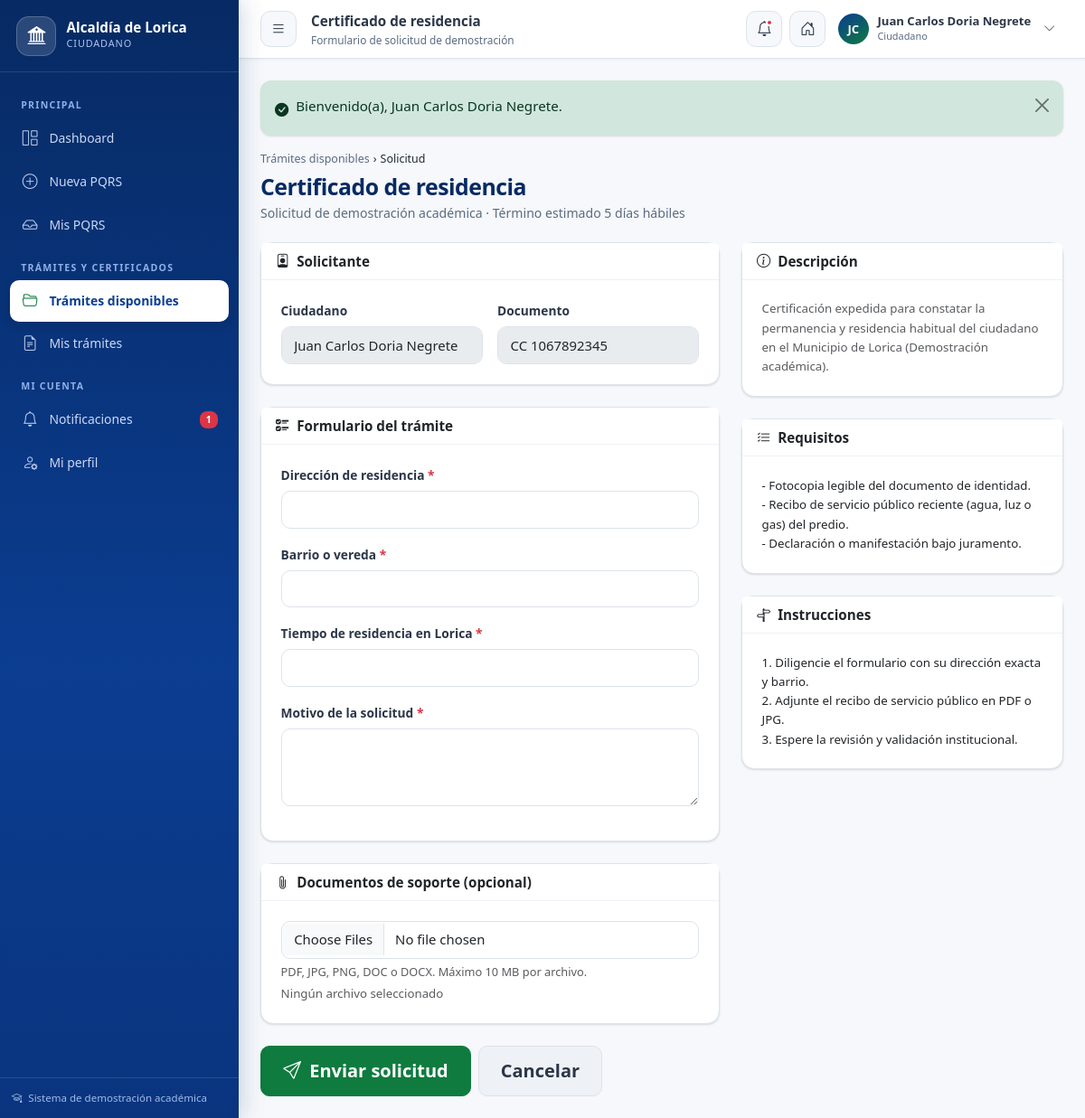
The page /alcaldia-lorica/ciudadano/tramites/solicitar/1 (signed in) on the database its author committed.
### tables this page shows
CREATE TABLE `usuarios` (
    `id` INT AUTO_INCREMENT PRIMARY KEY,
    `rol_id` INT NOT NULL,
    `email` VARCHAR(150) NOT NULL UNIQUE,
    `password` VARCHAR(255) NOT NULL,
    `activo` TINYINT(1) DEFAULT 1,
    `ultimo_acceso` DATETIME NULL,
    `created_at` TIMESTAMP DEFAULT CURRENT_TIMESTAMP,
    `updated_at` TIMESTAMP DEFAULT CURRENT_TIMESTAMP ON UPDATE CURRENT_TIMESTAMP,
    CONSTRAINT `fk_usuarios_rol` FOREIGN KEY (`rol_id`) REFERENCES `roles` (`id`) ON UPDATE CASCADE
);

CREATE TABLE `roles` (
    `id` INT AUTO_INCREMENT PRIMARY KEY,
    `nombre` VARCHAR(50) NOT NULL UNIQUE,
    `descripcion` VARCHAR(255) NULL,
    `created_at` TIMESTAMP DEFAULT CURRENT_TIMESTAMP
);

CREATE TABLE `ciudadanos` (
    `id` INT AUTO_INCREMENT PRIMARY KEY,
    `usuario_id` INT NOT NULL UNIQUE,
    `tipo_documento` ENUM('CC', 'TI', 'CE', 'PASAPORTE', 'NIT') DEFAULT 'CC',
    `numero_documento` VARCHAR(30) NOT NULL UNIQUE,
    `nombres` VARCHAR(100) NOT NULL,
    `apellidos` VARCHAR(100) NOT NULL,
    `telefono` VARCHAR(30) NULL,
    `direccion` VARCHAR(200) NULL,
    `barrio` VARCHAR(100) NULL,
    `created_at` TIMESTAMP DEFAULT CURRENT_TIMESTAMP,
    `updated_at` TIMESTAMP DEFAULT CURRENT_TIMESTAMP ON UPDATE CURRENT_TIMESTAMP,
    CONSTRAINT `fk_ciudadanos_usuario` FOREIGN KEY (`usuario_id`) REFERENCES `usuarios` (`id`) ON DELETE CASCADE
);

CREATE TABLE `tipos_tramites` (
    `id` INT AUTO_INCREMENT PRIMARY KEY,
    `codigo` VARCHAR(30) NOT NULL UNIQUE,
    `nombre` VARCHAR(150) NOT NULL,
    `descripcion` TEXT NOT NULL,
    `requisitos` TEXT NOT NULL,
    `instrucciones` TEXT NOT NULL,
    `detalle_campos` JSON NULL,
    `dias_termino` INT DEFAULT 10,
    `dependencia_id` INT NULL,
    `activo` TINYINT(1) DEFAULT 1,
    `created_at` TIMESTAMP DEFAULT CURRENT_TIMESTAMP,
    CONSTRAINT `fk_tramites_dependencia` FOREIGN KEY (`dependencia_id`) REFERENCES `dependencias` (`id`) ON DELETE SET NULL
);

### app/views/ciudadano/tramite_solicitar.php (the view, shortened to what the rows shown need)
<?php $nombre = trim(($ciudadano['nombres'] ?? '') . ' ' . ($ciudadano['apellidos'] ?? '')); ?>
<div class="page-heading">
    <div class="breadcrumb"><a href="<?= url('ciudadano/tramites') ?>">Trámites disponibles</a> <span class="mx-1">›</span> Solicitud</div>
    <h1><?= e($tipo['nombre']) ?></h1>
    <p>Solicitud de demostración académica · Término estimado <?= (int)$tipo['dias_termino'] ?> días hábiles</p>
</div>
<div class="row g-4">
    <div class="col-lg-7">
        <form action="<?= url('ciudadano/tramites/solicitar/' . (int)$tipo['id']) ?>" method="post" enctype="multipart/form-data" novalidate>
            <div class="card mb-4">
                <div class="card-header"><i class="bi bi-person-badge me-1"></i> Solicitante</div>
                <div class="card-body">
                    <div class="row g-3">
                        <div class="col-sm-6">
                            <label class="form-label">Ciudadano</label>
                            <input type="text" class="form-control" value="<?= e($nombre) ?>" disabled>
                        </div>
                        <div class="col-sm-6">
                            <label class="form-label">Documento</label>
                            <input type="text" class="form-control" value="<?= e(($ciudadano['tipo_documento'] ?? '') . ' ' . ($ciudadano['numero_documento'] ?? '')) ?>" disabled>
                        </div>
                    </div>
                </div>
            </div>
            <div class="card mb-4">
                <div class="card-header"><i class="bi bi-ui-checks me-1"></i> Formulario del trámite</div>
                <div class="card-body">
                    <?php if (empty($campos)): ?>
                        <p class="text-muted small mb-0">Este trámite no requiere datos adicionales.</p>
                    <?php else: foreach ($campos as $campo): ?>
                        <div class="mb-3">
                            <label class="form-label" for="campo_<?= e($campo['name']) ?>">
                                <?= e($campo['label']) ?> <?= !empty($campo['required']) ? '<span class="text-danger">*</span>' : '' ?>
                            </label>
                            <?php if (($campo['type'] ?? 'text') === 'textarea'): ?>
                                <textarea class="form-control" id="campo_<?= e($campo['name']) ?>" name="campos[<?= e($campo['name']) ?>]" rows="3" <?= !empty($campo['required']) ? 'required' : '' ?>><?= old('campos_' . $campo['name']) ?></textarea>
                            <?php else: ?>
                                <input type="<?= in_array($campo['type'] ?? 'text', ['number','date','email'], true) ? e($campo['type']) : 'text' ?>" class="form-control" id="campo_<?= e($campo['name']) ?>" name="campos[<?= e($campo['name']) ?>]" <?= !empty($campo['required']) ? 'required' : '' ?>>
                            <?php endif; ?>
                        </div>
                    <?php endforeach; endif; ?>
                </div>
            </div>
            <div class="card">
                <div class="card-header"><i class="bi bi-paperclip me-1"></i> Documentos de soporte (opcional)</div>
                <div class="card-body">
                    <input type="file" class="form-control" name="adjuntos[]" multiple data-file-label="archivosSeleccionados" accept=".pdf,.jpg,.jpeg,.png,.doc,.docx">
                    <div class="form-text mt-1">PDF, JPG, PNG, DOC o DOCX. Máximo 10 MB por archivo.</div>
                    <div class="small text-muted mt-1" id="archivosSeleccionados">Ningún archivo seleccionado</div>
                </div>
            </div>
            <div class="d-flex gap-2 mt-4">
                <button class="btn btn-success btn-lg" data-confirm="¿Confirma el envío de esta solicitud de trámite?">
                    <i class="bi bi-send me-1"></i> Enviar solicitud
                </button>
                <a href="<?= url('ciudadano/tramites') ?>" class="btn btn-soft btn-lg">Cancelar</a>
            </div>
        </form>
    </div>
    <div class="col-lg-5">
        <div class="card mb-4">
            <div class="card-header"><i class="bi bi-info-circle me-1"></i> Descripción</div>
            <div class="card-body small text-muted"><?= e($tipo['descripcion']) ?></div>
        </div>
        <div class="card mb-4">
            <div class="card-header"><i class="bi bi-list-check me-1"></i> Requisitos</div>
            <div class="card-body small" style="white-space:pre-line;"><?= e($tipo['requisitos']) ?></div>
        </div>
        <div class="card">
            <div class="card-header"><i class="bi bi-signpost-split me-1"></i> Instrucciones</div>
            <div class="card-body small" style="white-space:pre-line;"><?= e($tipo['instrucciones']) ?></div>
        </div>
    </div>
</div>

### app/core/Router.php (shortened to what the rows shown need)
<?php
class Router {
    private array $routes = [];
    private string $basePath = '';
    public function __construct(string $basePath = '') {
        $this->basePath = rtrim($basePath, '/');
    }
    private function addRoute(string $method, string $path, array $handler, array $middleware): void {
        $path = '/' . trim($path, '/');
        $pattern = preg_replace('#\{([a-zA-Z_][a-zA-Z0-9_]*)\}#', '(?P<$1>[^/]+)', $path);
        $this->routes[] = [
            'method'     => $method,
            'path'       => $path,
            'pattern'    => '#^' . $pattern . '$#',
            'handler'    => $handler,
            'middleware' => $middleware,
        ];
    }
    public function dispatch(string $method, string $uri): void {
        $path = $this->extractPath($uri);
        foreach ($this->routes as $route) {
            if ($route['method'] !== $method) {
                continue;
            }
            if (preg_match($route['pattern'], $path, $matches)) {
                $params = array_filter($matches, 'is_string', ARRAY_FILTER_USE_KEY);
                foreach ($route['middleware'] as $mw) {
                    $result = Middleware::run($mw);
                }
                [$controllerClass, $action] = $route['handler'];
                $controller = new $controllerClass();
                call_user_func_array([$controller, $action], array_values($params));
                return;
            }
        }
    }
    private function extractPath(string $uri): string {
        $uri = parse_url($uri, PHP_URL_PATH) ?? '/';
        if ($this->basePath !== '' && str_starts_with($uri, $this->basePath)) {
            $uri = substr($uri, strlen($this->basePath));
        }
        $uri = '/' . trim($uri, '/');
        return $uri === '/' ? '/' : rtrim($uri, '/');
    }
}

### app/views/layouts/panel.php (shortened to what the rows shown need)
<?php
$app = config();
$user = Auth::user();
$rol = Auth::role();
$activeMenu = $activeMenu ?? '';
$nombreCompleto = Auth::name();
$iniciales = '';
$partes = preg_split('/\s+/', trim($nombreCompleto));
foreach (array_slice($partes, 0, 2) as $p) {
    if ($p !== '') $iniciales .= mb_strtoupper(mb_substr($p, 0, 1));
}
$iniciales = $iniciales ?: 'AL';
$noLeidas = ($rol === 'ciudadano') ? NotificationService::noLeidas((int)$user['id']) : 0;
$menuRol = $menus[$rol] ?? [];
?>
<!DOCTYPE html>
<html lang="es">
<head>
    <link rel="stylesheet" href="<?= asset('bootstrap/css/bootstrap.min.css') ?>">
    <link rel="stylesheet" href="<?= asset('icons/bootstrap-icons.min.css') ?>">
    <link rel="stylesheet" href="<?= asset('css/app.css') ?>">
</head>
<body class="panel-body">
<aside class="panel-sidebar" id="panelSidebar">
    <div class="sidebar-brand">
        <div class="brand-shield"><i class="bi bi-bank2"></i></div>
        <div>
            <div class="sb-title">Alcaldía de Lorica</div>
            <div class="sb-sub"><?= e(role_label($rol)) ?></div>
        </div>
    </div>
    <div class="sidebar-scroll">
        <?php foreach ($menuRol as $grupo): ?>
            <div class="sidebar-label"><?= e($grupo['label']) ?></div>
            <ul class="sidebar-nav">
                <?php foreach ($grupo['items'] as $item): ?>
                    <li>
                        <a class="nav-link <?= $activeMenu === $item['key'] ? 'active' : '' ?>" href="<?= url($item['url']) ?>">
                            <i class="bi <?= e($item['icon']) ?>"></i>
                            <span><?= e($item['text']) ?></span>
                            <?php if ($item['key'] === 'notificaciones' && $noLeidas > 0): ?>
                                <span class="badge bg-danger"><?= $noLeidas ?></span>
                            <?php endif; ?>
                        </a>
                    </li>
                <?php endforeach; ?>
            </ul>
        <?php endforeach; ?>
    </div>
    <div class="sidebar-footer">
        <i class="bi bi-mortarboard me-1"></i> Sistema de demostración académica
    </div>
</aside>
<div class="panel-main">
    <header class="panel-topbar">
        <button class="icon-btn topbar-toggle" type="button" id="sidebarToggle" aria-label="Menú">
            <i class="bi bi-list"></i>
        </button>
        <div class="topbar-title">
            <?= e($pageTitle ?? ($title ?? 'Panel')) ?>
            <?php if (!empty($pageSubtitle)): ?><small><?= e($pageSubtitle) ?></small><?php endif; ?>
        </div>
        <div class="topbar-actions">
            <?php if ($rol === 'ciudadano'): ?>
                <a href="<?= url('ciudadano/notificaciones') ?>" class="icon-btn" title="Notificaciones">
                    <i class="bi bi-bell"></i>
                    <?php if ($noLeidas > 0): ?><span class="dot"></span><?php endif; ?>
                </a>
            <?php endif; ?>
            <a href="<?= url('') ?>" class="icon-btn d-none d-sm-grid" title="Ir al portal público"><i class="bi bi-house-door"></i></a>
            <div class="dropdown">
                <button class="user-chip border-0" data-bs-toggle="dropdown" aria-expanded="false" type="button">
                    <span class="user-avatar"><?= e($iniciales) ?></span>
                    <span class="text-start">
                        <span class="u-name d-block"><?= e($nombreCompleto) ?></span>
                        <span class="u-role d-block"><?= e(role_label($rol)) ?></span>
                    </span>
                    <i class="bi bi-chevron-down small text-muted ms-1"></i>
                </button>
            </div>
        </div>
    </header>
    <div class="panel-content">
        <?php require __DIR__ . '/_flash.php'; ?>
        <?= $content ?>
    </div>
</div>
</body>
</html>

### rows shown on the page
usuarios: rol.nombre "CIUDADANO", rol.nombre "Ciudadano"
ciudadanos: nombreCompleto "Juan Carlos Doria Negrete", nombres+apellidos "Juan Carlos Doria Negrete", tipo_documento+numero_documento "CC 1067892345"
tipos_tramites: nombre "Certificado de residencia", dias_termino "5", descripcion "Certificación expedida para constatar la permanencia y residencia habitual del ciudadano en el Municipio de Lorica (Demostración académica).", requisitos "- Fotocopia legible del documento de identidad. - Recibo de servicio público reciente (agua, luz o gas) del predio. - Declaración o manifestación bajo juramento.", instrucciones "1. Diligencie el formulario con su dirección exacta y barrio. 2. Adjunte el recibo de servicio público en PDF o JPG. 3. Espere la revisión y validación institucional."

### other values the page prints
$grupo['label'] "PRINCIPAL"
$item['text'] "Dashboard"
$item['text'] "Nueva PQRS"
$item['text'] "Mis PQRS"
$grupo['label'] "TRÁMITES Y CERTIFICADOS"
$item['text'] "Trámites disponibles"
$item['text'] "Mis trámites"
$grupo['label'] "MI CUENTA"
$item['text'] "Notificaciones"
$noLeidas "1"
$item['text'] "Mi perfil"
$iniciales "JC"
$__f['message'] "Bienvenido(a), Juan Carlos Doria Negrete."
$campo['label'] "Dirección de residencia"
$campo['label'] "Barrio o vereda"
